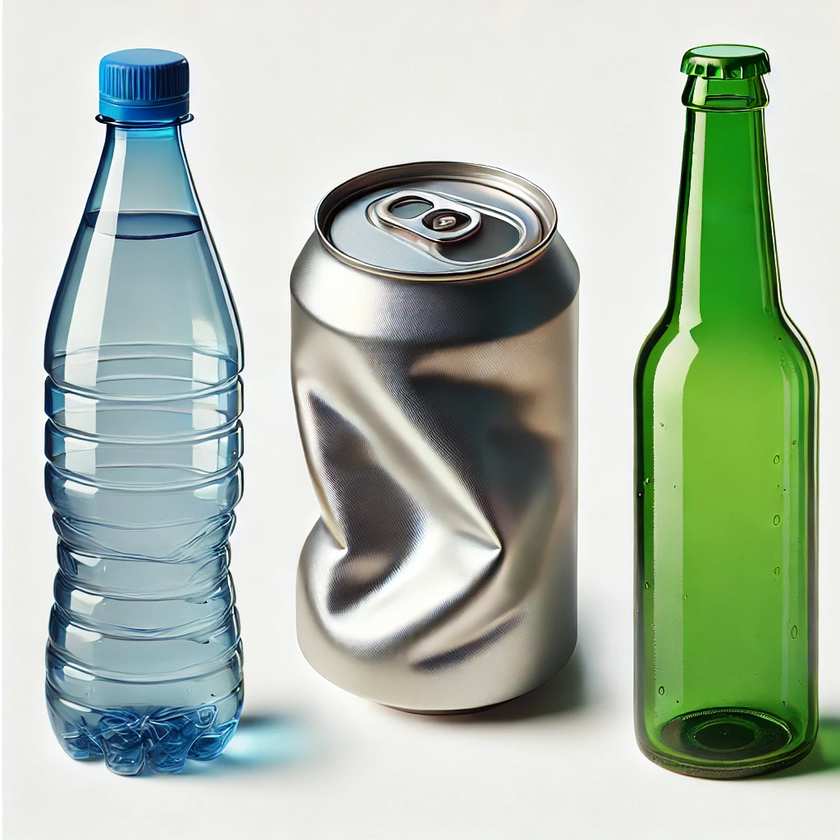
#> input picture images/sample_image.png, 840 x 840 px, shrunk from 1024 x 1024 before the run, found by its file name
$ python ai_vision.py
#> lines starting #> are read from the running program, lines starting #| are printed output that depends on the picture
import cv2
import numpy as np

# Load an image from the current directory
# Make sure the file "sample_image.png" is present in the same folder as this script
image = cv2.imread("sample_image.png")
#> image is the input picture: shape (840, 840, 3); mean B, G, R 172.5, 187.4, 173.7

# Check if the image was successfully loaded
if image is None:
    print("Error: Could not load image. Please ensure 'sample_image.png' exists in the same directory.")
    exit()

# Convert the image to grayscale
# This reduces the image to a single color channel (0-255 intensity values)
gray_image = cv2.cvtColor(image, cv2.COLOR_BGR2GRAY)
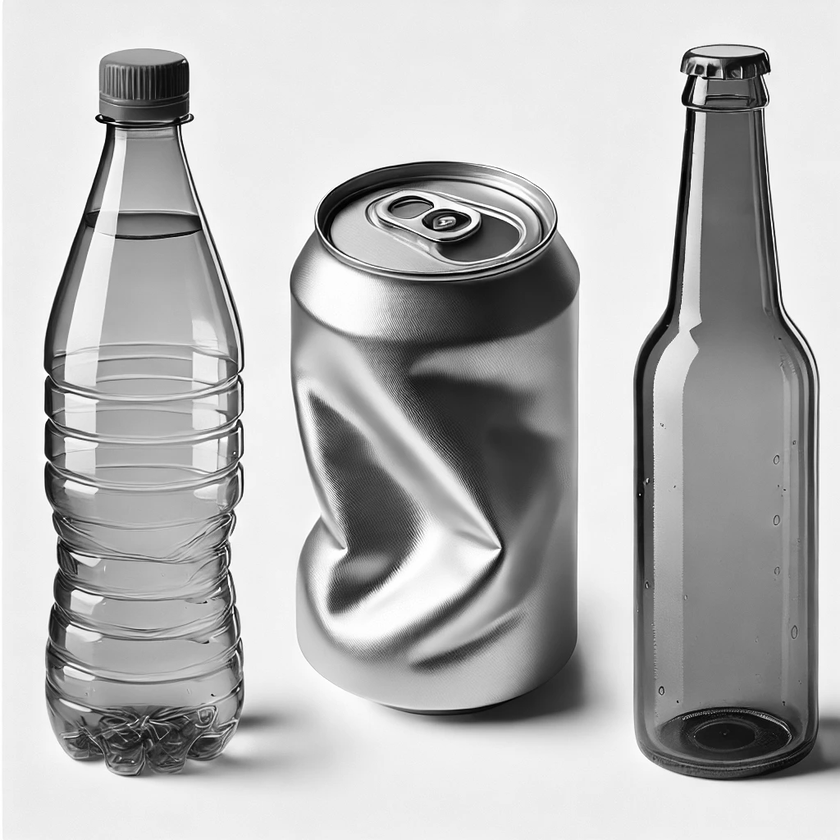
#> gray_image: shape (840, 840); min 0, max 255, mean 181.6

# Add a white border around the grayscale image using NumPy's pad function
# The pad_width=10 adds a 10-pixel border, and constant_values=255 ensures the border is white
bordered_image = np.pad(gray_image, pad_width=10, mode='constant', constant_values=255)
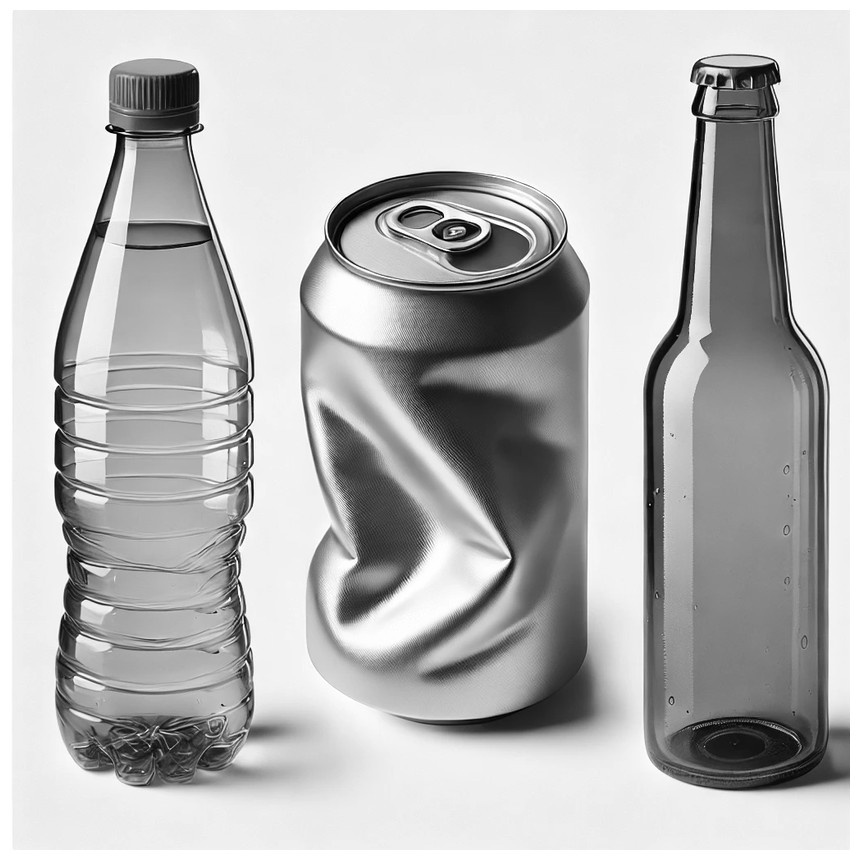
#> bordered_image: shape (860, 860); min 0, max 255, mean 185

# Display the resulting image with a border
# A window will pop up showing the bordered image
cv2.imshow("Bordered Image", bordered_image)

# Wait indefinitely until a key is pressed
cv2.waitKey(0)

# Close all OpenCV windows
cv2.destroyAllWindows()
